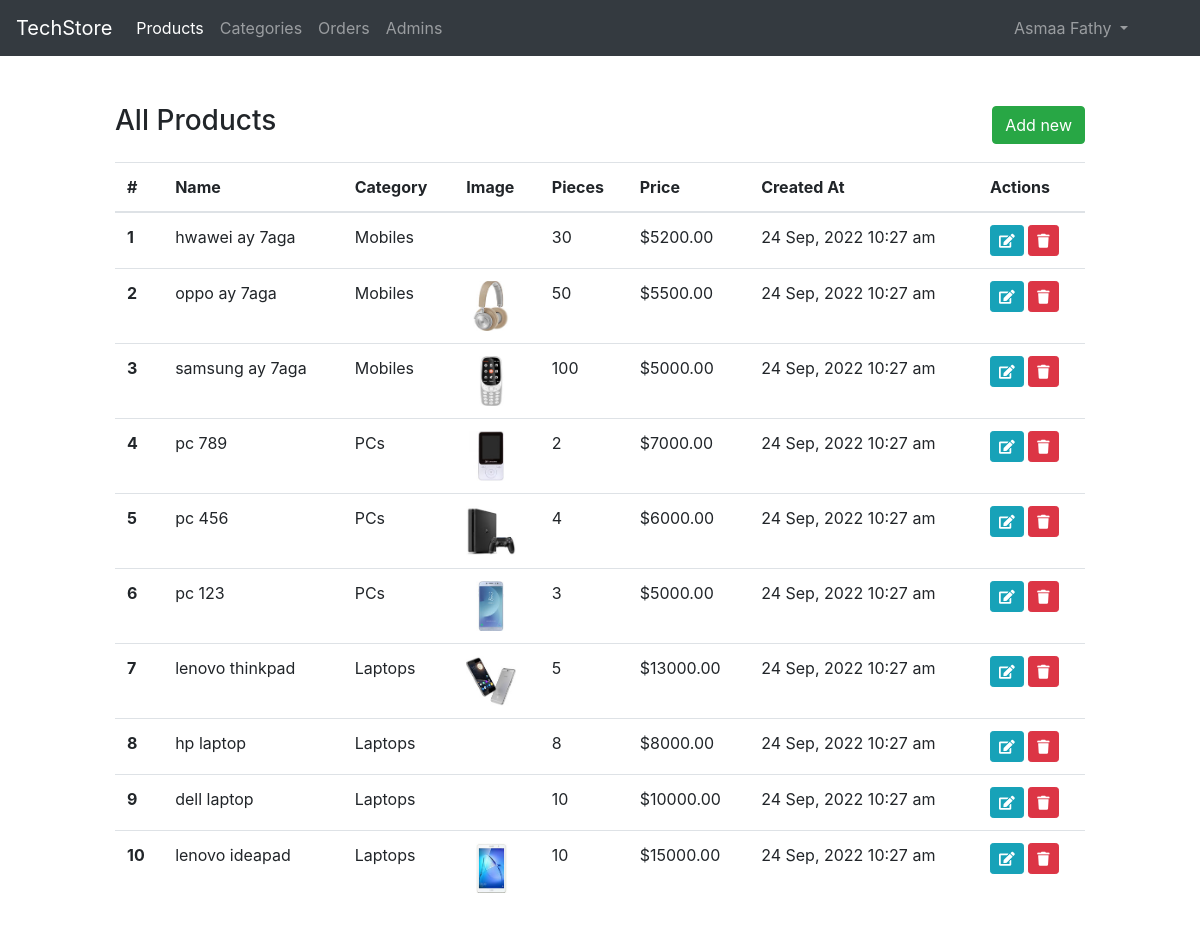
Screenshot of /admin/products.php (signed in) with the database file from the repository.
### tables this page shows
CREATE TABLE products (
    id INT  UNSIGNED NOT NULL AUTO_INCREMENT,
    `name` VARCHAR(255) NOT NULL, 
    `desc` Text NOT NULL,
    price DECIMAL(8 , 2) NOT NULL,  
    pieces_no SMALLINT NOT NULL,
    img VARCHAR(255) NOT NULL,
    cat_id INT  UNSIGNED,
    created_at DATETIME NOT NULL DEFAULT NOW(),
    PRIMARY KEY (id),
    FOREIGN KEY (cat_id) REFERENCES cats(id) ON DELETE SET NULL
);

CREATE TABLE cats (
    id INT  UNSIGNED NOT NULL AUTO_INCREMENT,
    `name` VARCHAR(255) NOT NULL, 
    created_at DATETIME NOT NULL DEFAULT NOW(),
    PRIMARY KEY (id)
);

### app.php (called while the page is built, shortened)
<?php
$session = new Session;

### classes/Session.php (called while the page is built, shortened)
<?php
class Session
{
    public function get(string $key)
    {
        return $_SESSION[$key];
    }
}

### classes/Models/Product.php (called while the page is built, shortened)
<?php
class Product extends Db
{
    public function __construct()
    {
        $this->table = "products";
    }
    public function selectAllWith(string $fields = "*") : array
    {
        $sql = "SELECT $fields FROM $this->table JOIN cats
        ON $this->table.cat_id = cats.id
        ORDER BY $this->table.id DESC";
        $result = mysqli_query($this->conn , $sql);
        return mysqli_fetch_all($result , MYSQLI_ASSOC);
    }
}

### classes/Db.php (called while the page is built, shortened)
<?php
abstract class Db
{
    public function connect()
    {
        $this->conn = mysqli_connect(DB_SERVERNAME, DB_USERNAME , DB_PASSWORD , DB_NAME);
    }
}

### admin/products.php (the view, shortened to what this page needs)
<?php include("inc/header.php")  ?>
<?php
$pr = new Product;
$prods = $pr->selectAllWith("products.id AS prodId , products.name AS prodName , cats.name AS catName,
img ,pieces_no , price , products.created_at AS prodCreatedAt")
?>
    <div class="container-fluid py-5">
        <div class="row">
            <div class="col-md-10 offset-md-1">
                <div class="d-flex justify-content-between align-items-center mb-3">
                    <h3>All Products</h3>
                    <a href=<?= AURL . "add-product.php"?> class="btn btn-success">
                        Add new
                    </a>
                </div>
                <table class="table table-hover">
                    <thead>
                      <tr>
                        <th scope="col">#</th>
                        <th scope="col">Name</th>
                        <th scope="col">Category</th>
                        <th scope="col">Image</th>
                        <th scope="col">Pieces</th>
                        <th scope="col">Price</th>
                        <th scope="col">Created At</th>
                        <th scope="col">Actions</th>
                      </tr>
                    </thead>
                    <tbody>
                        <?php foreach($prods as $index => $prod): ?>
                            <tr>
                                <th scope="row"><?= $index + 1 ; ?></th>
                                <td><?= $prod['prodName']; ?></td>
                                <td><?= $prod['catName']; ?></td>
                                <td>
                                    <img src="<?= URL . "uploads/". $prod['img']; ?>" height="50px" alt="">
                                </td>
                                <td><?= $prod['pieces_no']; ?></td>
                                <td>$<?= $prod['price']; ?></td>
                                <td><?= date("d M, Y h:i a", strtotime($prod['prodCreatedAt'])); ?></td>
                                <td>
                                    <a class="btn btn-sm btn-info" href="<?= AURL . "edit-product.php?id=" . $prod['prodId']; ?>">
                                        <i class="fas fa-edit"></i>
                                    </a>
                                    <a class="btn btn-sm btn-danger" href="<?= AURL . "handlers/delete-product.php?id=" . $prod['prodId']; ?>">
                                        <i class="fas fa-trash"></i>
                                    </a>
                                </td>
                            </tr>
                        <?php endforeach; ?>
                    </tbody>
                </table>
            </div>
        </div>
    </div>
<?php include("inc/footer.php")  ?>

### admin/inc/header.php (shortened to what this page needs)
<?php require_once("../app.php");?>
<!DOCTYPE html>
<html lang="en">
<head>
    <link rel="stylesheet" href="<?= AURL; ?>assets/css/bootstrap.min.css">
    <link rel="stylesheet" href="<?= AURL; ?>assets/plugins/fontawesome-free-5.0.1/css/fontawesome-all.css">
</head>
<body>
    <nav class="navbar navbar-expand-lg navbar-dark bg-dark">
        <a class="navbar-brand" href="<?= AURL; ?>index.php">TechStore</a>
        <div class="collapse navbar-collapse" id="navbarNavAltMarkup">
            <ul class="navbar-nav mr-auto mt-2 mt-lg-0">
                <li class="nav-item active">
                  <a class="nav-link" href="<?= AURL; ?>products.php">Products</a>
                </li>
                <li class="nav-item">
                  <a class="nav-link" href="<?= AURL; ?>categories.php">Categories</a>
                </li>
                <li class="nav-item">
                  <a class="nav-link" href="<?= AURL; ?>orders.php">Orders</a>
                </li>
                <li class="nav-item">
                  <a class="nav-link" href="<?= AURL; ?>admins.php">Admins</a>
                </li>
            </ul>
            <ul class="navbar-nav ml-auto mr-5">
                <li class="nav-item dropdown">
                    <a class="nav-link dropdown-toggle" href="#" id="navbarDropdown" role="button" data-toggle="dropdown" aria-haspopup="true" aria-expanded="false">
                      <?= $session->get("adminName"); ?>
                    </a>
                </li>
            </ul>
        </div>
    </nav>

### admin/inc/footer.php (shortened to what this page needs)
</body>
</html>

### rows the page displays
products: name "hwawei ay 7aga", cat.name "Mobiles", pieces_no "30", price "5200.00", created_at "24 Sep, 2022 10:27 am"
products: name "oppo ay 7aga", cat.name "Mobiles", img (picture), pieces_no "50", price "5500.00", created_at "24 Sep, 2022 10:27 am"
products: name "samsung ay 7aga", cat.name "Mobiles", img (picture), pieces_no "100", price "5000.00", created_at "24 Sep, 2022 10:27 am"
products: name "pc 789", cat.name "PCs", img (picture), pieces_no "2", price "7000.00", created_at "24 Sep, 2022 10:27 am"
products: name "pc 456", cat.name "PCs", img (picture), pieces_no "4", price "6000.00", created_at "24 Sep, 2022 10:27 am"
products: name "pc 123", cat.name "PCs", img (picture), pieces_no "3", price "5000.00", created_at "24 Sep, 2022 10:27 am"
products: name "lenovo thinkpad", cat.name "Laptops", img (picture), pieces_no "5", price "13000.00", created_at "24 Sep, 2022 10:27 am"
products: name "hp laptop", cat.name "Laptops", pieces_no "8", price "8000.00", created_at "24 Sep, 2022 10:27 am"
products: name "dell laptop", cat.name "Laptops", pieces_no "10", price "10000.00", created_at "24 Sep, 2022 10:27 am"
products: name "lenovo ideapad", cat.name "Laptops", img (picture), pieces_no "10", price "15000.00", created_at "24 Sep, 2022 10:27 am"

### other values shown
$session->get("adminName") "Asmaa Fathy"
